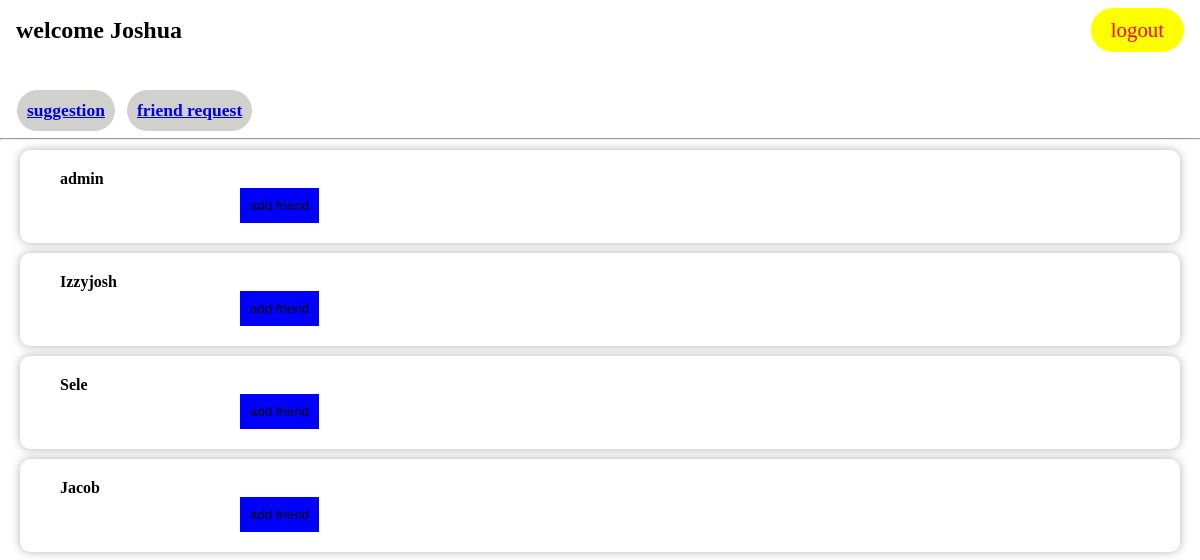
/ (signed in), run on an earlier commit of the app's database.
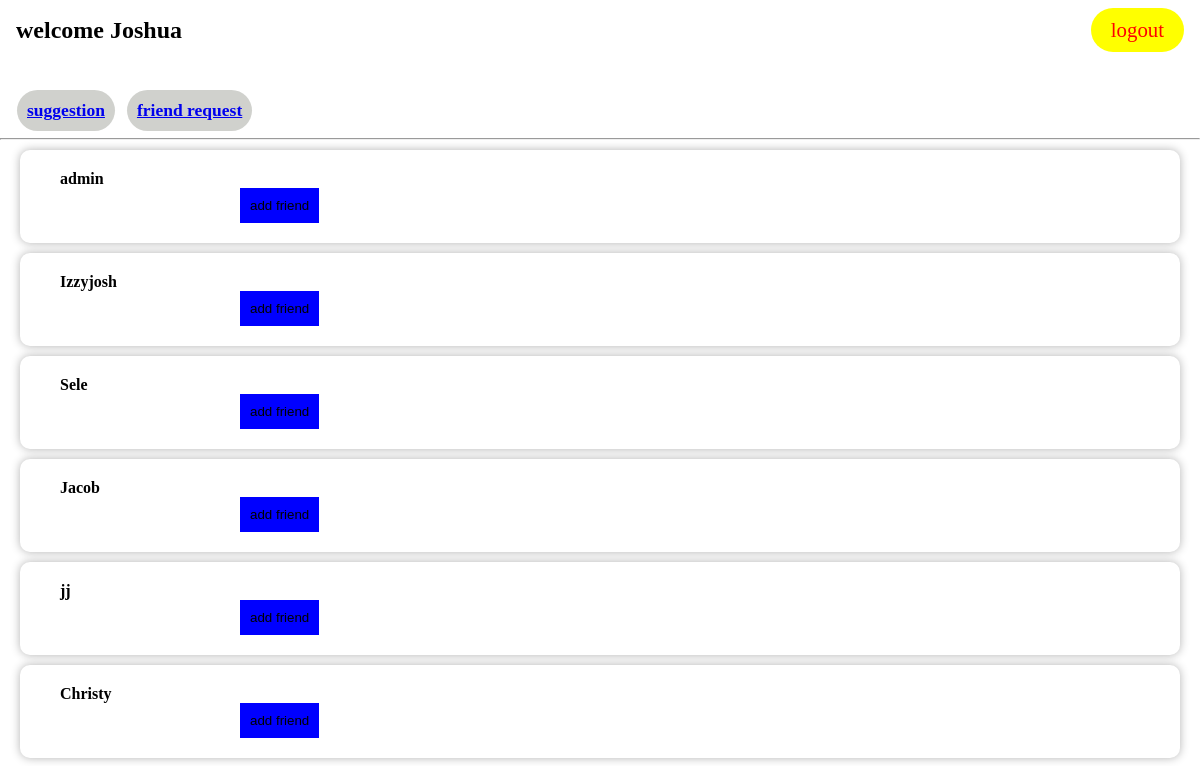
And on a later commit of the database.
### account/models.py (models this page shows, shortened)
class MyUser(AbstractUser):
    id = models.UUIDField(
            primary_key=True,
            default=uuid.uuid4,
            editable=False,)
    username = models.CharField(max_length=50,unique=True)
    email = models.EmailField(unique=True)
    contact = models.IntegerField(blank=True,null=True)
    friends = models.ManyToManyField('self',symmetrical=False)
    USERNAME_FIELD = 'username'
    REQUIRED_FIELDS = ["email"]

### main/views.py (the view)
# urls.py: path("",views.home,name="home"),
@login_required
def home(request):
    suggestions = User.objects.all()
    friends = User.objects.get(username=request.user.username).friends.all()
    context = {
            "suggestions":suggestions,
            "friends":friends,
            }
    return render(request,"home.html",context)

### templates/home.html (shortened to what this page needs)
<!DOCTYPE html>
<html lang="en">
<head>
</head>
<body>
    <header>
        <nav class="nav-links">
            <h2>welcome Joshua</h2>
	    <a href="{% url 'account:logout'%}">logout</a>
        </nav>
        <div class="main">
		<h3><a href="{% url 'main:home' %}">suggestion</a></h3>
		<h3><a href="{% url 'main:allrequest' %}">friend request</a></h3>
        </div>
    </header>
    <br>
    <hr>
    <main>
	    {% for suggestion in suggestions%}
	    {% if suggestion not in friends%}
        <div class="suggestion" id="added">
		<h4>{{suggestion.username}}</h4>
		<a href="{% url 'main:request' suggestion.pk%}"><button onclick="remove()" >add friend</button></a>
        </div>
	{%endif%}
	{% endfor %}
    </main>
</body>
</html>

What changed in the data, as far as the page shows it:
added MyUser: username "jj"
added MyUser: username "Christy"
